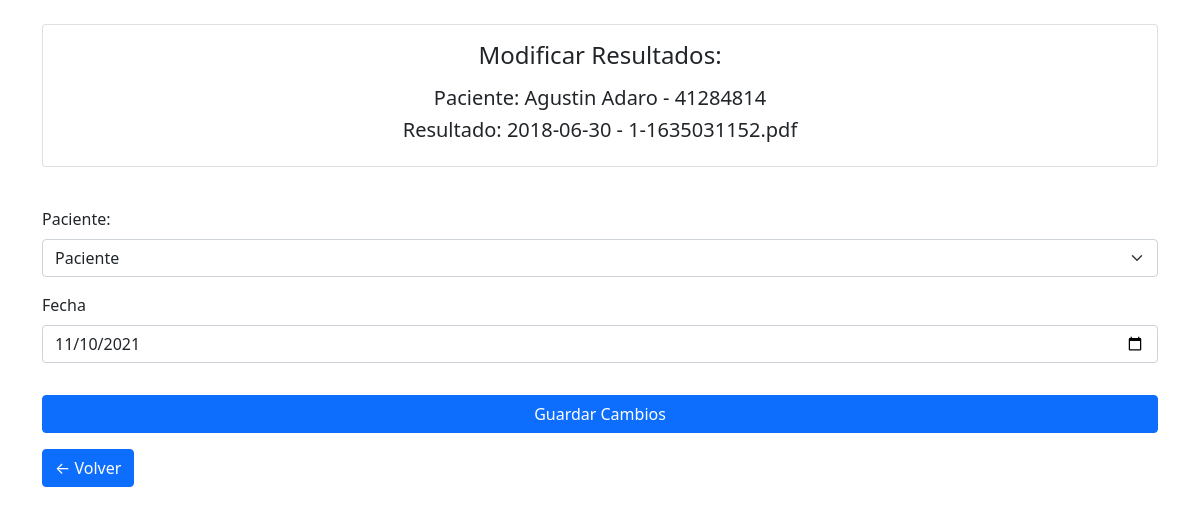
The page /admin/resultado/2/modificar (signed in) on the database its author committed.
### tables this page shows
CREATE TABLE "patient" (
	"id"	INTEGER,
	"name"	TEXT,
	"dni"	INTEGER,
	"password"	TEXT,
	PRIMARY KEY("id")
);

CREATE TABLE "result" (
	"id"	INTEGER,
	"date"	TEXT,
	"file_path"	TEXT,
	"id_patient"	INTEGER,
	PRIMARY KEY("id"),
	FOREIGN KEY("id_patient") REFERENCES "patient"("id")
);

### main.py (the view, shortened to what this page needs)
@app.route('/admin/resultado/<int:id>/modificar', methods=['GET', 'POST'])
def modify_result(id):
    check_admin_privilages()
    if request.method == 'GET':
        result = db_handler.get_result(id)
        patient = db_handler.get_patient(result.id_patient)
        patients = db_handler.get_patients()
        return render_template('admin_modify_result.html', patient=patient, result=result, patients=patients)

### db_handler.py (called while the page is built)
def get_patients():
    conn = sqlite3.connect(db_file)
    cur = conn.cursor()
    sql = "select patient.id, patient.name, patient.dni, count(result.id_patient) FROM patient LEFT JOIN result ON patient.id = result.id_patient GROUP BY patient.id ORDER BY patient.name"
    cur.execute(sql)
    rows = cur.fetchall()
    conn.close()
    patients = []
    if rows:
        for patient in rows:
            print(patient)
            patient = Patient(
                id=patient[0], name=patient[1], dni=patient[2], number_of_results=patient[3])
            patients.append(patient)
        return patients

def get_patient(id):
    conn = sqlite3.connect(db_file)
    cur = conn.cursor()
    cur.execute(f"SELECT * FROM patient WHERE id = { id } ")
    row = cur.fetchall()
    if row:
        for patient in row:
            return Patient(id=patient[0], name=patient[1], dni=patient[2])

def get_result(id):
    conn = sqlite3.connect(db_file)
    cur = conn.cursor()
    cur.execute(f"SELECT * FROM result WHERE id = { id } ")
    row = cur.fetchall()
    if row:
        for result in row:
            return Result(id=result[0], date=result[1], file_path=result[2], id_patient=result[3])

### main.py (called while the page is built)
def check_admin_privilages():
    if 'admin' not in session or not session['admin']:
        abort(403)

### templates/admin_modify_result.html (shortened to what this page needs)
<!DOCTYPE html>
<html lang="en">
<head>
    <link href="https://cdn.jsdelivr.net/npm/bootstrap@5.1.3/dist/css/bootstrap.min.css" rel="stylesheet"
>
</head>
<body>
    <div class="container">
        <div class="card my-4">
            <div class="card-body">
                <h4 style="text-align: center;" class="card-title mb-3">Modificar Resultados:</h4>
                <h5 style="text-align: center;">Paciente: {{ patient.name }} - {{ patient.dni }}</h5>
                <h5 style="text-align: center;">Resultado: {{ result.date }} - {{ result.file_path }}</h5>
            </div>
        </div>
        <form method="post">
            <label for="patient" class="form-label mt-3">Paciente:</label>
            <select required class="form-select" aria-label="Seleccionar paciente" id="patient" name="patient">
                <option selected>Paciente</option>
            </select>
            <div class="mb-3">
                <label for="date" class="form-label mt-3">Fecha</label>
                <input required type="date" class="form-control" id="myDate" name="date">
            </div>
            <div class="d-grid gap-2">
                <button class="btn btn-primary my-3" type="submit">Guardar Cambios</button>
            </div>
            <a class="btn btn-primary" href="{{ url_for('show_patient_results_admin', id=patient.id) }}">&larr; Volver</a>
        </form>
    </div>
</body>
</html>

### rows shown on the page
patient: name "Agustin Adaro", dni "41284814"
result: date "2018-06-30", file_path "1-1635031152.pdf"
